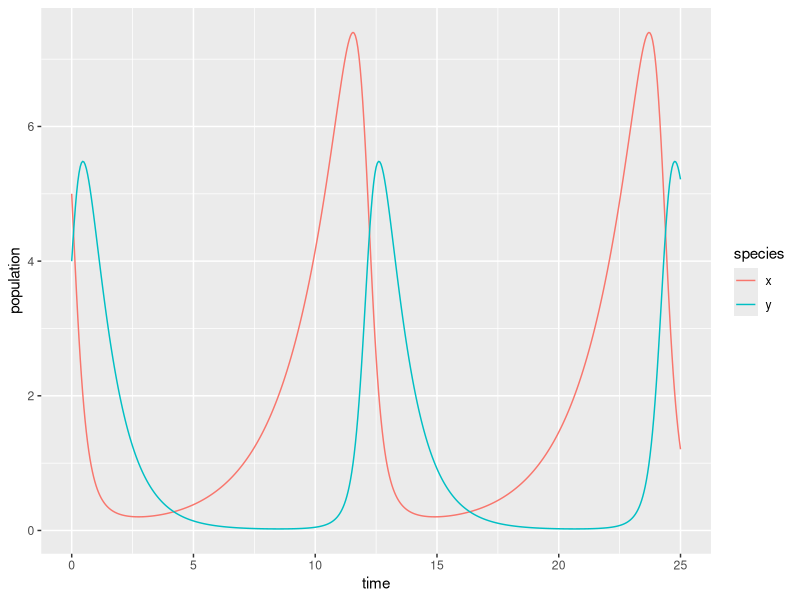

Reproduce this figure in R.
## ---- chunk 1
knitr::opts_chunk$set(echo = TRUE)
library(tidyverse)
library(deSolve)
library(kableExtra)
## ---- chunk 2
# Create a sequence of times (days): 
time <- seq(0, 25, by = 0.05)

# Set some parameter values (these can change - keep it in mind):
parameters <- c(alpha = .5, beta = 0.5, delta = 0.5, gamma = 1)

# Set the initial condition (prey and predator populations at t = 0).
# Recall: x = prey, y = predator
init_cond <- c(x = 5, y = 4)

# Prepare the series of differential equations as a function: 
lk_equations <- function(time, init_cond, parameters) {
  with(as.list(c(init_cond, parameters)), {
    dxdt = alpha * x - beta * x * y
    dydt = delta * x * y - gamma * y
    return(list(c(dxdt, dydt)))
  })
}

# Find the approximate the solution using `deSolve::ode()`:
approx_lk <- ode(y = init_cond, times = time, func = lk_equations, parms = parameters)

# Check the class: 
class(approx_lk)

# We really want this to be a data frame, and we want both prey (x) and predator (y) to be in the same column -- we'll learn why in EDS 221 (tidy data)
approx_lk_df <- data.frame(approx_lk) %>% 
  pivot_longer(cols = c(x,y), names_to = "species", values_to = "population")

# Plot it! 
ggplot(data = approx_lk_df, aes(x = time, y = population)) +
  geom_line(aes(color = species))
